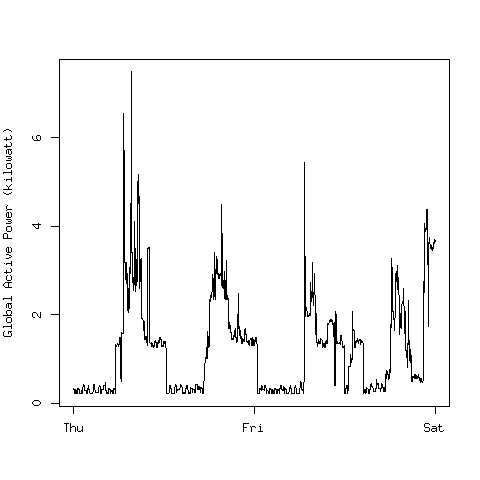

Source code (R):
#### zip file has been extracted and lines corresponding to the dates
#### 2007-02-01 and 2007-02.02 have been pasted in file hpc.txt
#### set colClasses of columns, read the file
colCl = c("character", "character", "numeric", "numeric", "numeric", "numeric", "numeric", "numeric", "numeric")
hpc = read.table ("./hpc.txt", sep = ";", colClasses = colCl)

#### paste "date" and "time" columns of data frame
#### use function as.POSIXct() to cast second column to class Date
#### entries will be of format "2007-02-01 12:14:23 CET" (datetime)
hpc$V2 = as.POSIXct(paste(hpc$V1, hpc$V2), format = "%d/%m/%Y%T")

#### open graphic device
png(filename = "plot2.png")

#### plot variable correspondin to "Global Active Power" against
#### column corresponding to "datetime"
#### set x- and y-labels
plot(hpc$V2, hpc$V3, type = "l", xlab = "", ylab = "Global Active Power (kilowatt)")

#### close device
dev.off()
